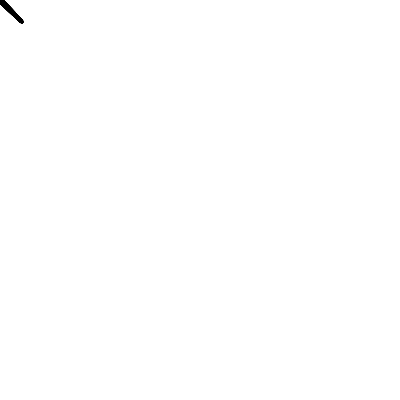
Frame 1 (no input)
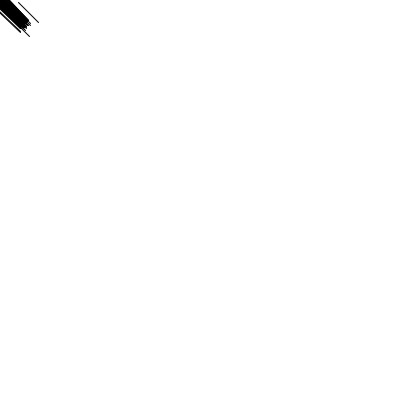
Frame 60 (the mouse pressed at the canvas centre just before this capture)
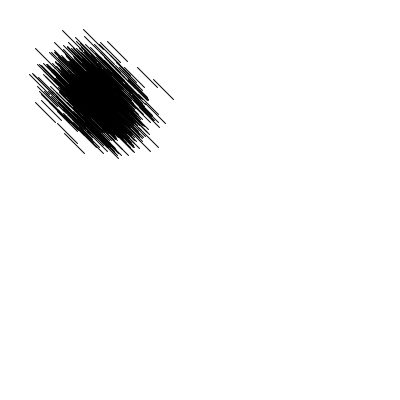
Frame 120 (the mouse held since frame 60 and released just before this capture)

The Processing sketch that drew these frames (run headless with seeded random() and noise(); from frame 60 on, the mouse is pressed at the canvas centre):

// Processing sketch: processing_174364
// ── processing_174364.pde

Walker[] wkrs = new Walker[1000];


void setup() {
  size(400, 400);


  for (int i=0; i<wkrs.length; i++) {

    wkrs [i]= new Walker(2);
  }
}

void draw() {
  background(255);
  for (int i=0; i<wkrs.length; i++) {
  wkrs[i].run();
  }
}

class Walker {

  float x, y, velx, vely, relx, rely, angle, d;
  int sz;

  Walker(int _sz) {

   
    sz=_sz;
  }

  void run() {
    movement();
    display();
  }

  void movement() {

    velx = random(-5, 5);
    vely = random(-5, 5);

    x += velx;
    y += vely;


    x  = constrain(x, 0, width);
    y = constrain(y, 0, width);


    relx = mouseX-x;
    rely = mouseY-y;

    angle = atan2(rely, relx);

    d = relx*relx + rely*rely;

    if (d > 0) {
      x += 2*cos(angle);
      y += 2*sin(angle);
    }
  }

  void display() {
    stroke(0);
    fill(30, 30);
    rectMode(CENTER);
    line(x, y, x+20, y+20);
  }
}
